Frame 1 (no input): blank canvas, image omitted
Frame 60 (the mouse pressed at the canvas centre just before this capture): blank canvas, image omitted
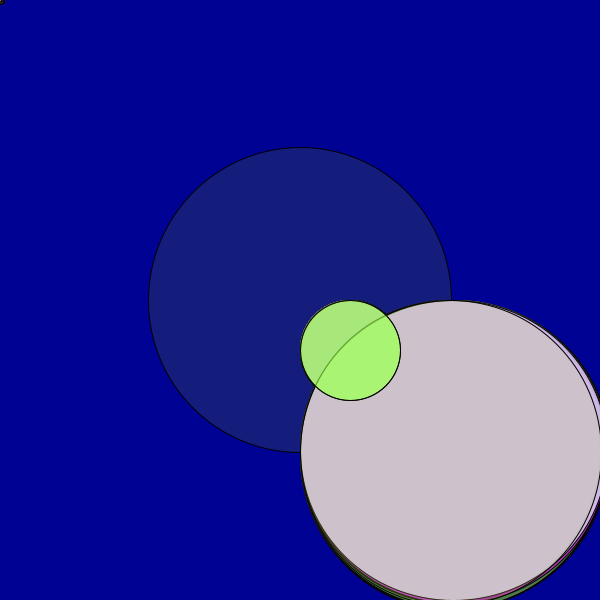
Frame 120 (the mouse held since frame 60 and released just before this capture)

The Processing sketch whose frames 1 and 60 were blank and that drew this single picture after the mouse press (run headless with seeded random() and noise(); from frame 60 on, the mouse is pressed at the canvas centre):

// Processing sketch: processing_42264
// ── processing_42264.pde

void setup(){
  size(600,600);
  background(659);
}
 void draw(){
   for(int i=0;i<20;i++){
   }
   ellipse(mouseX,mouseY,mouseX+random(10),mouseY+random(10));
   stroke(0);
   fill(random(255),random(255),random(255),random(255));
    
   if(mousePressed == true) {
    ellipseMode(CORNER);
   ellipse(mouseX,mouseY,100,100);
 }
 }
